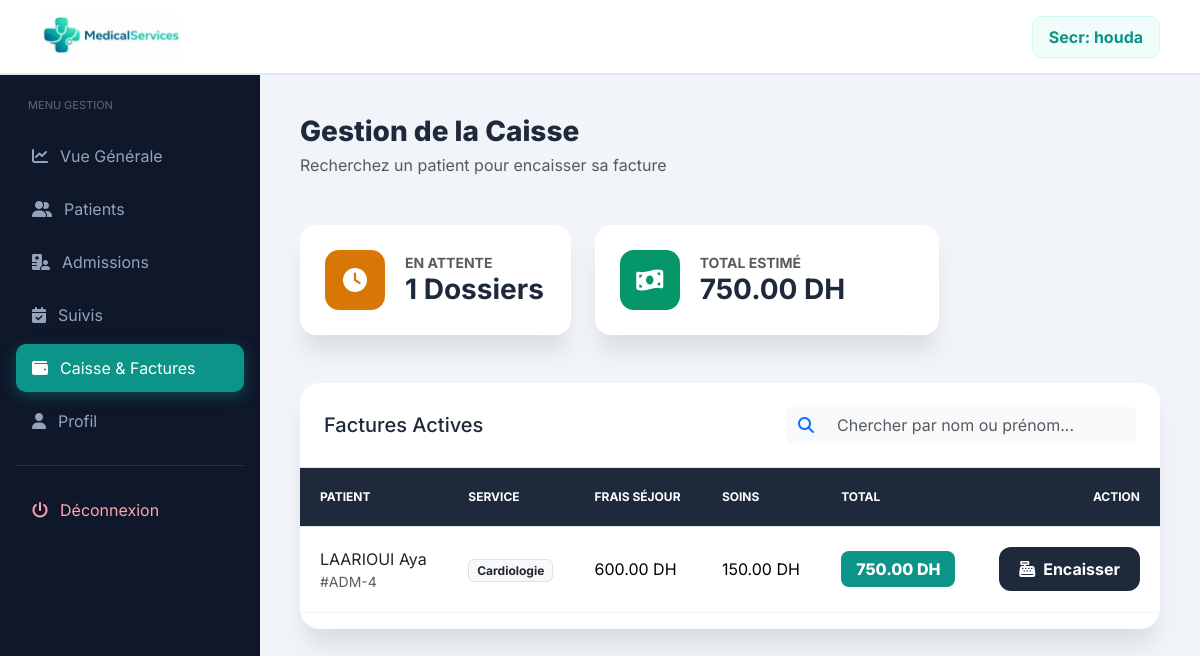
The page /connexion_secretaire/caisse.php (signed in) on the database as committed earlier.
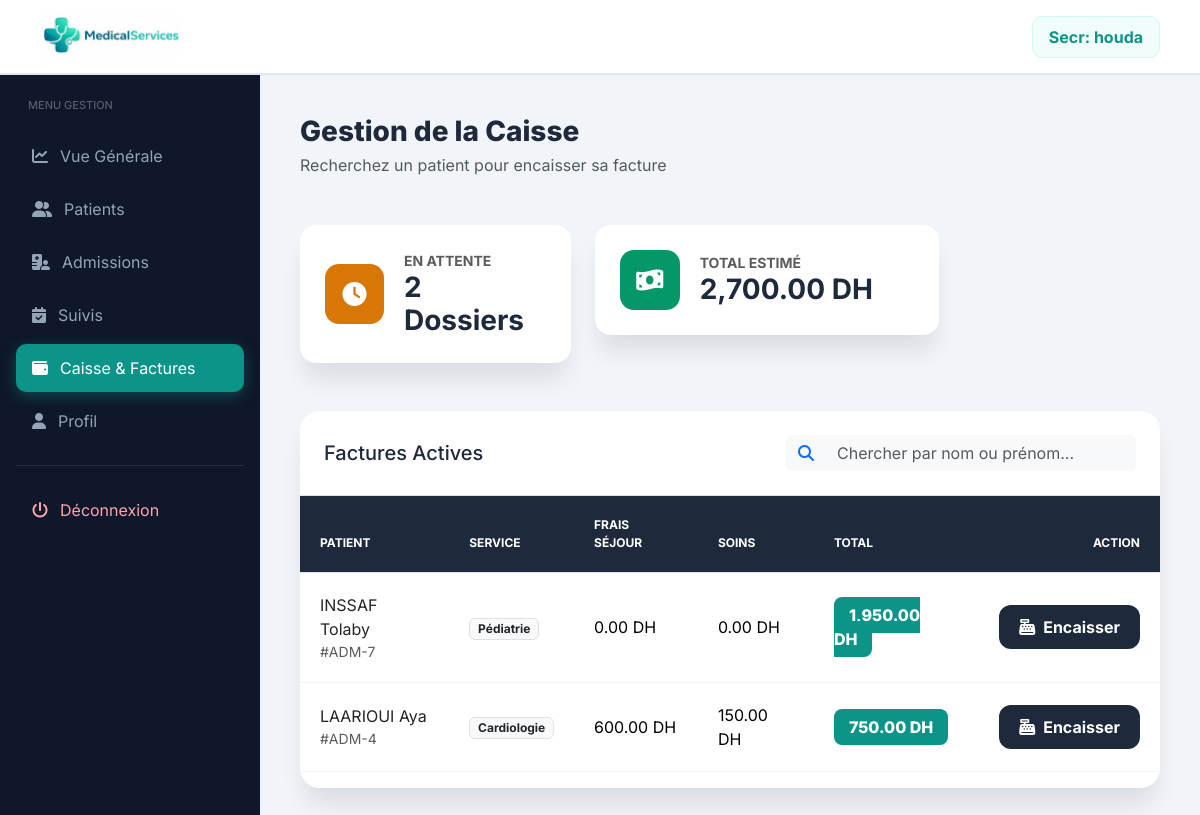
The same page on the database as committed later.
### tables this page shows
CREATE TABLE `factures` (
  `id_facture` int(11) NOT NULL,
  `id_admission` int(11) NOT NULL,
  `id_patient` int(11) NOT NULL,
  `id_utilisateur` int(11) NOT NULL,
  `date_facture` timestamp NOT NULL DEFAULT current_timestamp() ON UPDATE current_timestamp(),
  `numero_facture` varchar(255) NOT NULL,
  `nb_jours` int(11) NOT NULL DEFAULT 1,
  `prix_unitaire_jour` decimal(10,0) NOT NULL,
  `frais_actes_medicaux` decimal(10,0) NOT NULL,
  `montant_total` decimal(10,2) NOT NULL,
  `mode_paiement` enum('Espèces','Carte','Chèque') NOT NULL,
  `type_couverture` enum('CNSS','CNOPS','MUTUELLE_PRIVEE','AUCUN') NOT NULL,
  `statut_paiement` enum('Payé','Annulé') NOT NULL
);

CREATE TABLE `patients` (
  `id_patient` int(11) NOT NULL,
  `CIN` varchar(10) NOT NULL,
  `nom` varchar(50) NOT NULL,
  `prenom` varchar(50) NOT NULL,
  `date_naissance` date DEFAULT NULL,
  `sexe` varchar(255) DEFAULT NULL,
  `adresse` varchar(100) DEFAULT NULL,
  `telephone` varchar(20) DEFAULT NULL,
  `email` varchar(50) DEFAULT NULL,
  `groupe_sanguin` varchar(255) NOT NULL,
  `statut` varchar(255) NOT NULL DEFAULT 'stable',
  `allergies` text NOT NULL,
  `date_inscription` timestamp NOT NULL DEFAULT current_timestamp(),
  `id_medecin` int(11) NOT NULL
);

CREATE TABLE `admissions` (
  `id_admission` int(11) NOT NULL,
  `id_patient` int(11) NOT NULL,
  `id_medecin` int(11) DEFAULT NULL,
  `id_chambre` int(11) DEFAULT NULL,
  `date_admission` datetime NOT NULL,
  `date_sortie` datetime DEFAULT NULL,
  `service` varchar(100) NOT NULL,
  `motif` text NOT NULL,
  `type_admission` varchar(50) DEFAULT 'Normal',
  `statut` varchar(50) DEFAULT 'En cours',
  `created_at` datetime DEFAULT current_timestamp(),
  `updated_at` datetime DEFAULT current_timestamp() ON UPDATE current_timestamp()
);

### connexion_secretaire/caisse.php (the view, shortened to what the changed rows need)
<?php
include("../config/connexion.php");
$query = "SELECT f.*, p.nom, p.prenom, a.service
          FROM factures f
          JOIN admissions a ON f.id_admission = a.id_admission
          JOIN patients p ON a.id_patient = p.id_patient
          WHERE f.statut_paiement = 'Payé'
          ORDER BY f.date_facture DESC";
$factures = $pdo->query($query)->fetchAll();
$total_attente = count($factures);
$montant_global = array_sum(array_column($factures, 'montant_total'));
?>
<!DOCTYPE html>
<html lang="fr">
<head>
    <link rel="stylesheet" href="https://cdnjs.cloudflare.com/ajax/libs/font-awesome/6.5.0/css/all.min.css">
    <link href="https://cdn.jsdelivr.net/npm/bootstrap@5.3.2/dist/css/bootstrap.min.css" rel="stylesheet">
</head>
<body>
<div class="wrapper">
    <main class="content">
        <div class="d-flex justify-content-between align-items-end mb-5">
            <div>
                <h1 class="h3 fw-800 mb-1" style="font-weight:800;">Gestion de la Caisse</h1>
            </div>
        </div>
        <div class="row g-4 mb-5">
            <div class="col-md-4">
                <div class="stat-card">
                    <div>
                        <div class="text-muted small fw-bold">EN ATTENTE</div>
                        <div class="h3 mb-0 fw-bold"><?= $total_attente ?> Dossiers</div>
                    </div>
                </div>
            </div>
            <div class="col-md-5">
                <div class="stat-card">
                    <div>
                        <div class="text-muted small fw-bold">TOTAL ESTIMÉ</div>
                        <div class="h3 mb-0 fw-bold"><?= number_format($montant_global, 2) ?> DH</div>
                    </div>
                </div>
            </div>
        </div>
        <div class="main-card">
            <div class="table-responsive">
                <table class="table align-middle" id="facturesTable">
                    <thead>
                        <tr>
                            <th>Patient</th>
                            <th>Service</th>
                            <th>Frais Séjour</th>
                            <th>Soins</th>
                            <th>Total</th>
                            <th class="text-end">Action</th>
                        </tr>
                    </thead>
                    <tbody>
                        <?php foreach($factures as $f): ?>
                        <tr class="patient-row">
                            <td>
                                <div class="fw-800 text-dark patient-name" style="font-size: 16px;">
                                    <?= strtoupper($f['nom']) ?> <?= $f['prenom'] ?>
                                </div>
                                <div class="text-muted small">#ADM-<?= $f['id_admission'] ?></div>
                            </td>
                            <td><span class="badge bg-light text-dark border"><?= $f['service'] ?></span></td>
                            <td><?= number_format($f['nb_jours'] * $f['prix_unitaire_jour'], 2) ?> DH</td>
                            <td><?= number_format($f['frais_actes_medicaux'], 2) ?> DH</td>
                            <td><span class="total-tag"><?= number_format($f['montant_total'], 2) ?> DH</span></td>
                            <td class="text-end">
                                <a href="details_facture.php?id_adm=<?= $f['id_admission'] ?>" class="btn-pay">
                                    <i class="fa-solid fa-cash-register"></i> Encaisser
                                </a>
                            </td>
                        </tr>
                        <?php endforeach; ?>
                    </tbody>
                </table>
            </div>
        </div>
    </main>
</div>
</body>
</html>

Rows that differ between the two databases and show on the page:
added factures: patients.nom "INSSAF", patients.prenom "Tolaby", id_admission "7", id_admission.service "Pédiatrie", $f['nb_jours'] * $f['prix_unitaire_jour'] "0.00", frais_actes_medicaux "0.00", montant_total "1,950.00"
Other text that changed with them:
$total_attente: "1" → "2"
$montant_global: "750.00" → "2,700.00"
